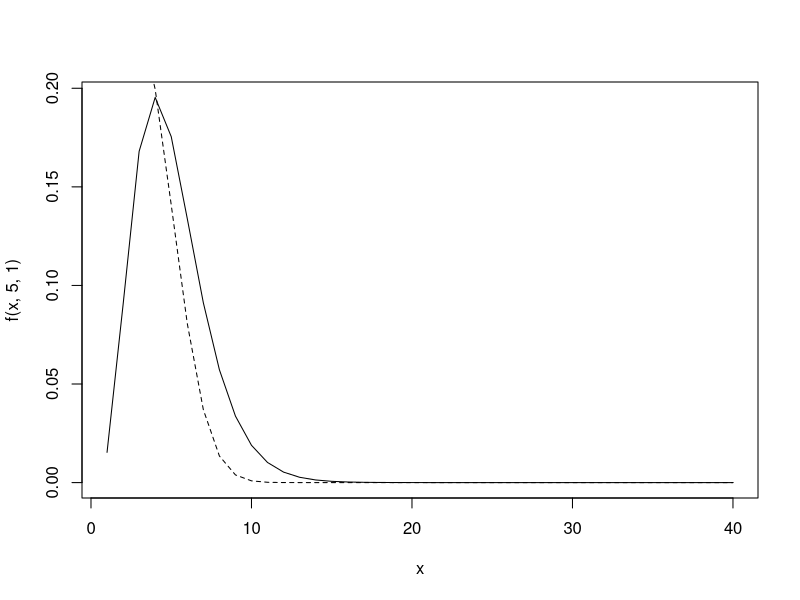

Source code (R):
library(Deriv)

#Compute f, f1, and f11 for gumbel f with shape=a, scale=s
f <- function(x,a,s){1/(s ^ a*gamma(a))*x ^ (a-1)*exp(-(x/s))}
f1 <- Deriv(f,"x")
f11 <- Deriv(f1,"x")

#Compute local parameters
mu <- function(x,a,s){x + f1(x,a,s)*f(x,a,s)/(f1(x,a,s) ^ 2 - f11(x,a,s)*f(x,a,s))}
sigma <- function(x,a,s){sqrt(f(x,a,s) ^ 2/(f1(x,a,s) ^ 2 - f11(x,a,s)*f(x,a,s)))}

#Create normal distribution with the defined local parameters

norm.local <- function(x,a,s){dnorm(x,mean=mu(x,a,s),sd=sigma(x,a,s))}

#Compare, with gumbel shape=5, scale=s. (convex'ish)
x=seq(1,40,1)
plot(x,f(x,5,1),type = "l")
lines(x,norm.local(x,5,1),lty = 2)

